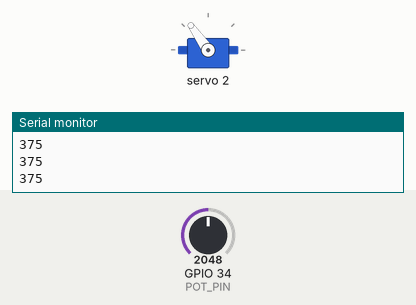
The sketch below on a simulated ESP32. On the bench: servo, the last lines printed to the serial monitor. Inputs (shaded band) come from the test bench; at power-on: GPIO 34 (POT_PIN) = 2048.

Above: at 2.7 s.
2.8 s: GPIO 34 (POT_PIN) set to 2866
At 3.7 s:
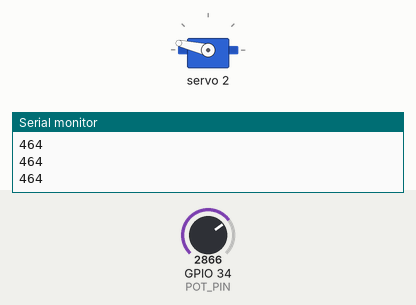
4.3 s: GPIO 34 (POT_PIN) set to 3603
At 4.8 s:
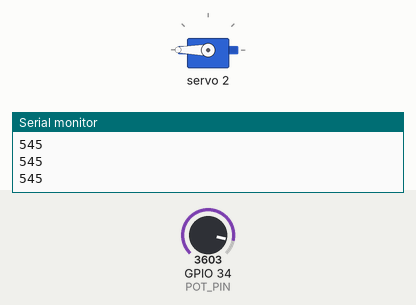
5.8 s: GPIO 34 (POT_PIN) set to 1228
At 6.4 s:
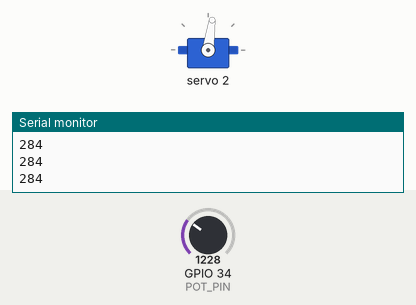
7.3 s: GPIO 34 (POT_PIN) set to 560
At 8.5 s:
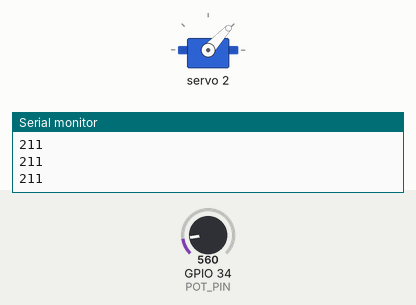
8.8 s: GPIO 34 (POT_PIN) set to 110
At 9.7 s:
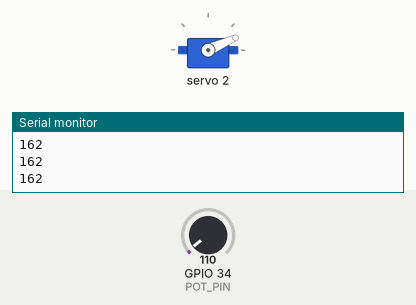
10.3 s: GPIO 34 (POT_PIN) set to 0
At 10.8 s:
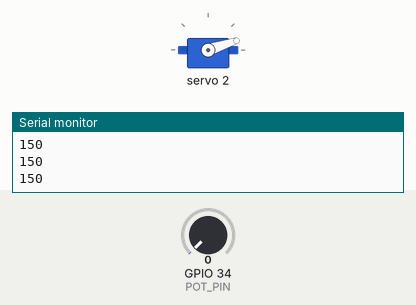
Timing chart, 0 to 12.8 s (numbered marks = the images above; inputs shaded):
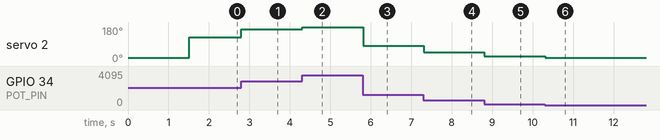

Measured:
- after the input at 2.8 s, servo 2: 125° → 167° at once
- after the input at 4.3 s, servo 2: 167° → 180° at once
- after the input at 5.8 s, servo 2: 180° → 82° at once
- after the input at 7.3 s, servo 2: 82° → 47° at once
- after the input at 8.8 s, servo 2: 47° → 24° at once
- after the input at 10.3 s, servo 2: 24° → 18° at once

The sketch:

First_Progress_servo_with_potentiometer.ino
```cpp
#include <Wire.h>
#include <Adafruit_PWMServoDriver.h>
Adafruit_PWMServoDriver pwm = Adafruit_PWMServoDriver();
#define SERVOMIN 150    // Minimum pulse length count
#define SERVOMAX 600   // Maximum pulse length count
#define SERVO_FREQ 50  //Reminder: Analog servos run at ~50 Hz updates
#define POT_PIN 34
void setup() {
  Wire.begin();
  Serial.begin(115200);
  while (!Serial); // Waits for Serial Monitor to open
  delay(1000);
  Wire.begin(21,22); // Sets as SDA and SCL pins as precaution
  analogSetAttenuation(ADC_11db);
  pwm.begin();
  pwm.setOscillatorFrequency(25000000);
  pwm.setPWMFreq(SERVO_FREQ);
  delay(10);
  int initialPwm = map(0, 0, 180, SERVOMIN, SERVOMAX);
  pwm.setPWM(2, 0, initialPwm);
  delay(500);
}

void loop() {
int potReading = analogRead(POT_PIN); //Attaches potentiometer reading to variable
  int pwmValue = map(potReading, 0, 4095, SERVOMIN, SERVOMAX); //Maps potentiometer reading to servo pulse length paramenters
  pwm.setPWM(2, 0, pwmValue);
  Serial.println(pwmValue);
  delay(15);
}
```
